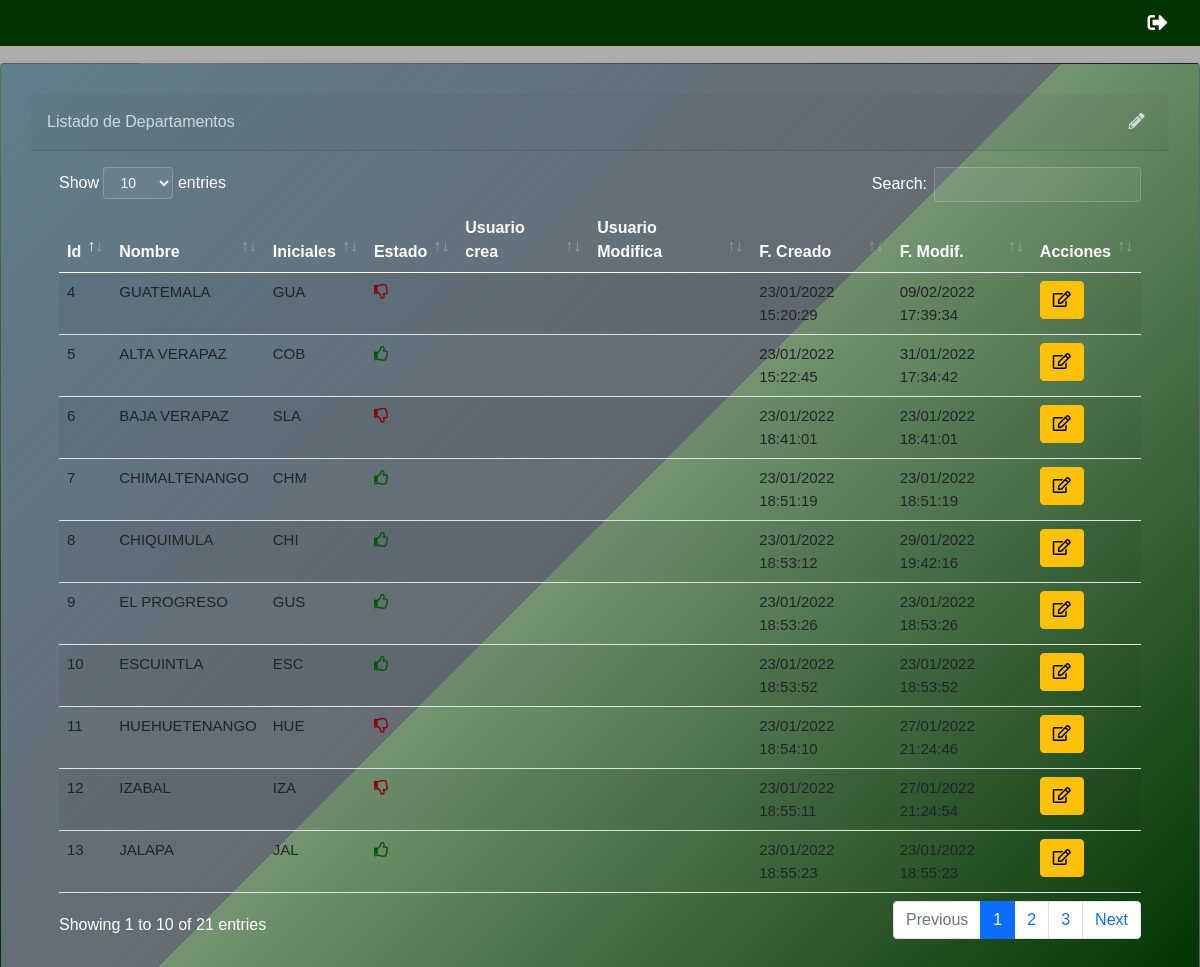
The app's page /link/departamento/list (signed in) with its own data.
### link/models.py (models this page shows, shortened)
class Departamento(ClaseModelo):
    nombre = models.CharField(max_length=50,
    unique=True
    )
    iniciales = models.CharField(max_length=10)
    class Meta:
        verbose_name_plural = "Departamentos"

### link/views.py (the view)
# urls.py: path('departamento/list', departamentoview.as_view(), name="departamento_list"),
class departamentoview(LoginRequiredMixin, generic.ListView):
    model =  Departamento
    template_name="link/departamento_list.html"
    context_object_name = "obj"
    login_url = "bases:login"

### link/templates/link/departamento_list.html (shortened to what this page needs)
{% extends 'base/base.html' %}
{% block contenido %}
<br><br>
<div class="card shadow mb-4">
    <div
        class="card-header py-3 d-flex flex-row align-items-center justify-content-between">
        <h6 class="m-0 font-weight-bold text-primary">Listado de Departamentos</h6>
        <div class="dropdown no-arrow">
            <a class="dropdown-toggle" href="#" role="button" id="dropdownMenuLink"
                data-toggle="dropdown" aria-haspopup="true" aria-expanded="false">
                <i class="fas fa-pencil-alt"></i>
            </a>
        </div>
    </div>
    <div class="card-body">
        {% if not obj  %}
           <div class="alert alert-info">No hay Departamentos Registrados</div>
        {% else %}
        <table class="table table-striped table-hover">
            <thead>
                <th>Id</th>
                <th>Nombre</th>
                <th>Iniciales</th>
                <th>Estado</th>
                <th>Usuario crea</th>
                <th>Usuario Modifica</th>
                <th>F. Creado</th>
                <th>F. Modif.</th>
                <th class="all">Acciones</th>
            </thead>
            <tbody>
                {% for item in obj %}
                <tr>
                    <td>{{item.id}}</td>
                    <td>{{ item.nombre}}</td>
                    <td>{{ item.iniciales}}</td>
                    <td onclick="inactivar({{item.id}})">
                        {% if item.estado %}
                        <i class="far fa-thumbs-up text-primary"></i>
                        {% else %}
                        <i class="far fa-thumbs-down text-danger"></i>
                        {% endif %}
                    </td>
                    <td>{{ item.uc }}</td>
                    <td>{{ item.um }}</td>
                    <td>{{ item.fc|date:"d/m/Y H:i:s" }}</td>
                    <td>{{ item.fm|date:"d/m/Y H:i:s" }}</td>
                    <td>
                        <button class="btn btn-warning btn-circle" onclick="return abrir_modal('{% url 'link:departamento_edit' item.id %}')">
                        <i class="far fa-edit"></i></button>
                    </td>
                </tr>
                {% endfor %}
            </tbody>
        </table>
        {% endif %}
    </div>
</div>
{% endblock %}

### static/base/css/estilo.css (style rules this page uses)
* { margin: 0; padding: 0; box-sizing: border-box; }
body { background: url(https://i.ibb.co/DCN0zZx/Transjr.jpg); background-size: 100%; background-repeat: no-repeat; background-attachment: fixed; overflow-x: hidden; }
body:before { content: ""; width: 100%; height: 190vh; background-color: rgb(175, 173, 173); position: fixed; opacity: 0.87; }
* { margin: 0; padding: 0; font-family: "Poppins", sans-serif; }
.card { background: linear-gradient(-45deg, #003300 0%, #006600a2 50%, #071a2caf 50%, #607d8b 100%) !important; padding: 30px; width: 60%; left: 20%; }
body { font-family: 'Segoe UI', Tahoma, Geneva, Verdana, sans-serif; color: #FFF; background-color: rgb(175, 173, 173); }

### static/base/css/estiloo.css (style rules this page uses)
:root { --bar-color: #003300; --bar-after: #071A2C; --color-green: #77dd77; --color-grey: #ccc; --color-button: #fdffff; --clr: #071A2C; }
* { margin: 0; padding: 0; box-sizing: border-box; }
body { background: url(https://i.ibb.co/DCN0zZx/Transjr.jpg); background-size: 100%; background-repeat: no-repeat; background-attachment: fixed; overflow-x: hidden; }
body:before { content: ""; width: 100%; height: 190vh; background-color: rgb(175, 173, 173); position: fixed; opacity: 0.87; }
* { margin: 0; padding: 0; font-family: "Poppins", sans-serif; }
th { color: white; font-weight: bold; font-size: 13.5px; }
td { font-size: 14px; }
.card { background: linear-gradient(-45deg, #003300 0%, #00660056 50%, #071a2c70 50%, #607d8b 100%) !important; padding: 30px; width: 100%; margin-top: 15px; left: 0%; }
body { font-family: 'Segoe UI', Tahoma, Geneva, Verdana, sans-serif; color: #FFF; background-color: rgb(175, 173, 173); }
th.sorting_asc, th.sorting, th.all_sorting { font-size: 16px; }
tr.odd td, tr.even td { font-size: 15px; }
.text-primary { color: rgba(255, 255, 255, 0.719) !important; }
.dropdown-toggle::after { border: none; }
i.fas.fa-pencil-alt { color: rgba(255, 255, 255, 0.719); }
i.far.fa-thumbs-down, i.far.fa-thumbs-up { cursor: pointer; }
i.far.fa-thumbs-up { color: #055800 !important; }
i.far.fa-thumbs-down { color: #8d000d !important; }

### records on screen
Departamento: id "4", nombre "GUATEMALA", iniciales "GUA", estado False (drawn), fc "23/01/2022 15:20:29", fm "09/02/2022 17:39:34"
Departamento: id "5", nombre "ALTA VERAPAZ", iniciales "COB", estado True (drawn), fc "23/01/2022 15:22:45", fm "31/01/2022 17:34:42"
Departamento: id "6", nombre "BAJA VERAPAZ", iniciales "SLA", estado False (drawn), fc "23/01/2022 18:41:01", fm "23/01/2022 18:41:01"
Departamento: id "7", nombre "CHIMALTENANGO", iniciales "CHM", estado True (drawn), fc "23/01/2022 18:51:19", fm "23/01/2022 18:51:19"
Departamento: id "8", nombre "CHIQUIMULA", iniciales "CHI", estado True (drawn), fc "23/01/2022 18:53:12", fm "29/01/2022 19:42:16"
Departamento: id "9", nombre "EL PROGRESO", iniciales "GUS", estado True (drawn), fc "23/01/2022 18:53:26", fm "23/01/2022 18:53:26"
Departamento: id "10", nombre "ESCUINTLA", iniciales "ESC", estado True (drawn), fc "23/01/2022 18:53:52", fm "23/01/2022 18:53:52"
Departamento: id "11", nombre "HUEHUETENANGO", iniciales "HUE", estado False (drawn), fc "23/01/2022 18:54:10", fm "27/01/2022 21:24:46"
Departamento: id "12", nombre "IZABAL", iniciales "IZA", estado False (drawn), fc "23/01/2022 18:55:11", fm "27/01/2022 21:24:54"
Departamento: id "13", nombre "JALAPA", iniciales "JAL", estado True (drawn), fc "23/01/2022 18:55:23", fm "23/01/2022 18:55:23"
